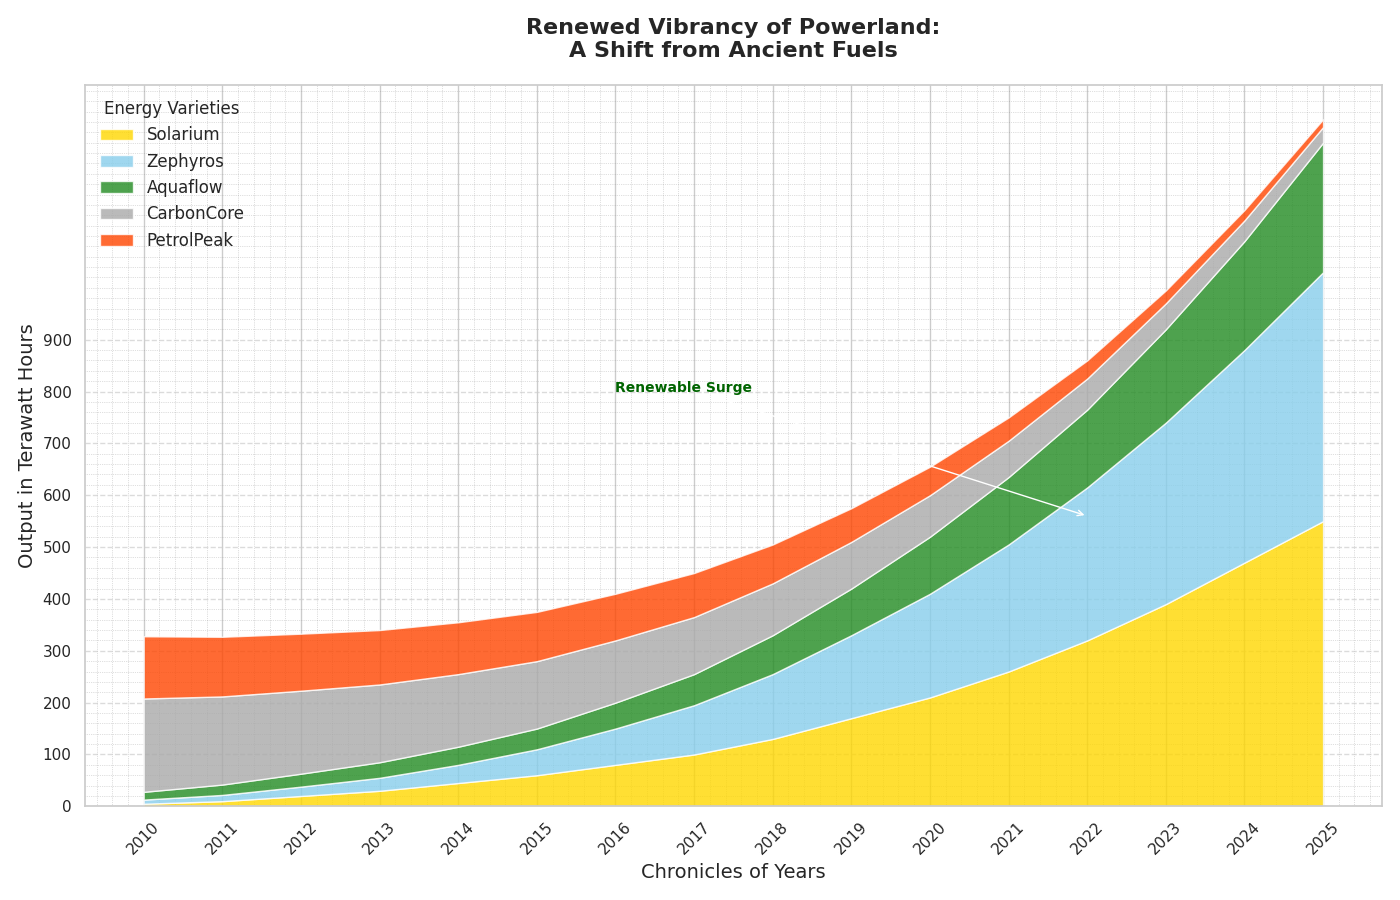

Write the Python code that produced this figure.
import matplotlib.pyplot as plt
import numpy as np

years = np.arange(2010, 2026)

solar_energy = [5, 10, 20, 30, 45, 60, 80, 100, 130, 170, 210, 260, 320, 390, 470, 550]
wind_energy = [8, 12, 18, 25, 35, 50, 70, 95, 125, 160, 200, 245, 295, 350, 410, 480]
hydro_energy = [15, 20, 25, 30, 35, 40, 50, 60, 75, 90, 110, 130, 150, 180, 210, 250]
coal_energy = [180, 170, 160, 150, 140, 130, 120, 110, 100, 90, 80, 70, 60, 50, 40, 30]
oil_energy = [120, 115, 110, 105, 100, 95, 90, 85, 75, 65, 55, 45, 35, 25, 20, 15]

stacked_data = np.vstack([solar_energy, wind_energy, hydro_energy, coal_energy, oil_energy])

colors = ['#FFD700', '#87CEEB', '#228B22', '#A9A9A9', '#FF4500']

plt.figure(figsize=(14, 9))

plt.stackplot(years, stacked_data, labels=['Solarium', 'Zephyros', 'Aquaflow', 'CarbonCore', 'PetrolPeak'], 
              colors=colors, alpha=0.8)

plt.title('Renewed Vibrancy of Powerland:\nA Shift from Ancient Fuels', fontsize=16, weight='bold', pad=20)
plt.xlabel('Chronicles of Years', fontsize=14)
plt.ylabel('Output in Terawatt Hours', fontsize=14)
plt.legend(loc='upper left', title='Energy Varieties', fontsize=12, frameon=False)

plt.xticks(years, rotation=45)
plt.yticks(np.arange(0, 1000, 100))

plt.grid(axis='y', linestyle='--', alpha=0.7)
plt.minorticks_on()
plt.grid(which='minor', linestyle=':', linewidth='0.5', color='gray', alpha=0.5)

plt.annotate('Renewable Surge', xy=(2022, 560), xytext=(2016, 800),
             arrowprops=dict(facecolor='black', arrowstyle='->'), fontsize=10, weight='bold', color='darkgreen')

plt.tight_layout()

plt.show()
